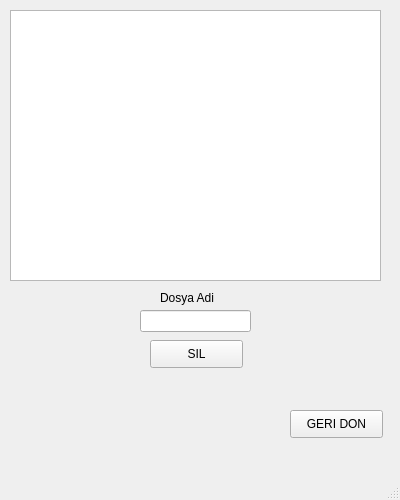
<?xml version="1.0" encoding="UTF-8"?>
<ui version="4.0">
 <class>MainWindow</class>
 <widget class="QMainWindow" name="MainWindow">
  <property name="geometry">
   <rect>
    <x>0</x>
    <y>0</y>
    <width>400</width>
    <height>500</height>
   </rect>
  </property>
  <property name="windowTitle">
   <string>dosya sil</string>
  </property>
  <widget class="QWidget" name="centralwidget">
   <widget class="QListView" name="listView">
    <property name="geometry">
     <rect>
      <x>10</x>
      <y>10</y>
      <width>371</width>
      <height>271</height>
     </rect>
    </property>
   </widget>
   <widget class="QLabel" name="label">
    <property name="geometry">
     <rect>
      <x>160</x>
      <y>290</y>
      <width>81</width>
      <height>16</height>
     </rect>
    </property>
    <property name="text">
     <string>Dosya Adi</string>
    </property>
   </widget>
   <widget class="QLineEdit" name="lineEdit">
    <property name="geometry">
     <rect>
      <x>140</x>
      <y>310</y>
      <width>111</width>
      <height>22</height>
     </rect>
    </property>
    <property name="text">
     <string/>
    </property>
   </widget>
   <widget class="QPushButton" name="pushButton">
    <property name="geometry">
     <rect>
      <x>150</x>
      <y>340</y>
      <width>93</width>
      <height>28</height>
     </rect>
    </property>
    <property name="text">
     <string>SIL</string>
    </property>
   </widget>
   <widget class="QPushButton" name="pushButtonG">
    <property name="geometry">
     <rect>
      <x>290</x>
      <y>410</y>
      <width>93</width>
      <height>28</height>
     </rect>
    </property>
    <property name="text">
     <string>GERI DON</string>
    </property>
   </widget>
  </widget>
  <widget class="QMenuBar" name="menubar">
   <property name="geometry">
    <rect>
     <x>0</x>
     <y>0</y>
     <width>400</width>
     <height>26</height>
    </rect>
   </property>
  </widget>
  <widget class="QStatusBar" name="statusbar"/>
 </widget>
 <resources/>
 <connections/>
</ui>
